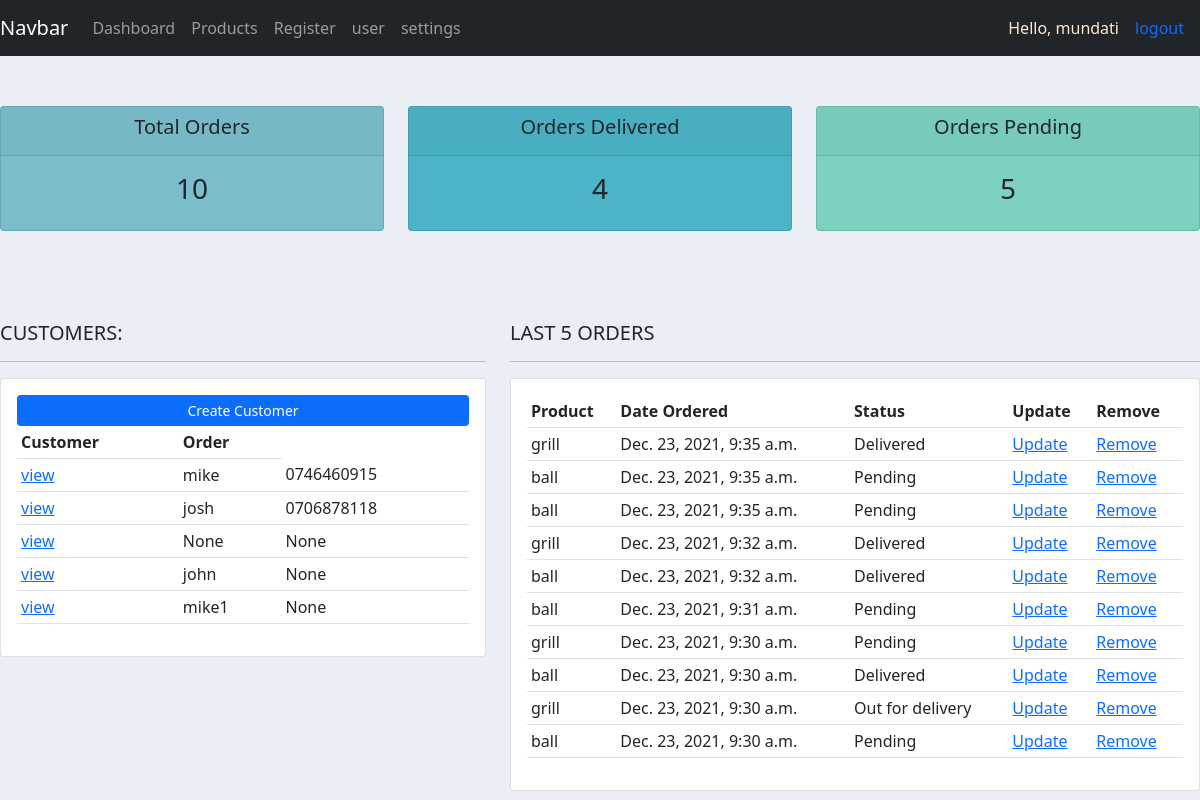
The app's page / (signed in) with its own data.
### accounts/models.py (models this page shows, shortened)
class Customer(models.Model):
    user = models.OneToOneField(User, null=True, on_delete=models.CASCADE)
    name = models.CharField(max_length=200, null=True)
    phone = models.CharField(max_length=200, null=True)
    email = models.CharField(max_length=200, null=True)
    date_created = models.DateTimeField(auto_now_add=True, null=True)
    image = models.ImageField(null=True,blank=True)

class Order(models.Model):
    STATUS = (
    		('Pending', 'Pending'),
    		('Out for delivery', 'Out for delivery'),
    		('Delivered', 'Delivered'),
    		)
    customer = models.ForeignKey(Customer, null=True, on_delete=models.SET_NULL)
    product = models.ForeignKey(Product, null=True, on_delete=models.SET_NULL)
    date_created = models.DateTimeField(auto_now_add=True, null=True)
    status = models.CharField(max_length=200, null=True, choices=STATUS)

class Product(models.Model):
    CATEGORY = (('Indoor', 'Indoor'),('Out Door', 'Out Door'),)
    name = models.CharField(max_length=200, null=True)
    price = models.FloatField(null=True)
    category = models.CharField(max_length=200, null=True, choices=CATEGORY)
    description = models.CharField(max_length=200, null=True)
    date_created = models.DateTimeField(auto_now_add=True, null=True)
    tag = models.ManyToManyField(Tag)
    def __str__(self):
        return self.name

### accounts/decorators.py (the view)
	def wrapper_function(request, *args, **kwargs):
		group = None
		if request.user.groups.exists():
			group = request.user.groups.all()[0].name
		if group == 'customer':
			return redirect("userpage")
		if group == 'admin':
			return view_func(request, *args, **kwargs)

### accounts/views.py (called while the page is built)
@login_required(login_url='login')
@admin_only
def home(request):
    orders = Order.objects.all().order_by('-date_created')
    customers = Customer.objects.all()
    total_customers = customers.count()
    total_orders = orders.count()
    delivered = orders.filter(status='Delivered').count
    pending  = orders.filter(status='Pending').count
    context = {'orders': orders, 'customers':customers, 'delivered':delivered, 'pending':pending , 'total_customers':total_customers, 'total_orders':total_orders }
    return render(request, 'accounts/dashboard.html', context)

### accounts/templates/accounts/dashboard.html
{% extends "accounts/base.html" %}
{% block content %}
{% include "accounts/stats.html" %}
<br>
<div class='row' style="margin-top: 50px;">
    <div class='col-md-5'>
        <h5>
            CUSTOMERS:
        </h5>
        <hr>
        <div class='card card-body'>
            <a class='btn btn-primary btn-sm btn-block' href=''>Create Customer</a>
            <table class='table table-sm'>
                <tr>
                    <th>Customer</th>
                    <th>Order</th>
                </tr>
                {% for customer in customers %}
                <tr>
                    <td><a href="{% url 'customer' customer.id %}">view</a></td>
                    <td>{{customer.name}}</td>
                    <td>{{customer.phone}}</td>
                </tr>
                {%endfor%}
            </table>
        </div>
    </div>
    <div class='col-md-7'>
        <h5>LAST 5 ORDERS</h5>
        <hr>
        <div class='card card-body'>
            <table class='table table-sm'>
                <tr>
                    <th>Product</th>
                    <th>Date Ordered</th>
                    <th>Status</th>
                    <th>Update</th>
                    <th>Remove</th>
                </tr>
                {% for order in orders %}
                <tr>
                    <td>{{order.product}}</td>
                   <td>{{order.date_created}}</td>
                   <td>{{order.status}}</td>
                   <td><a href="{% url 'update_order' order.id %}">Update</a></td>
                   <td><a href="{% url 'delete_order' order.id %}">Remove</a></td>
                </tr>
                {%endfor%}
            </table>
        </div>
    </div>
</div>
{%endblock%}

### accounts/templates/accounts/base.html (shortened to what this page needs)
<!DOCTYPE html>
<html lang="en">
<head>
    <link href="https://cdn.jsdelivr.net/npm/bootstrap@5.1.3/dist/css/bootstrap.min.css" rel="stylesheet">
</head>
<body>
    {% include "accounts/navbar.html" %}
    {% block content %}
    {%endblock%}
</body>
</html>

### accounts/templates/accounts/navbar.html (shortened to what this page needs)
<nav class="navbar navbar-expand-lg navbar-dark bg-dark">
    <a class="navbar-brand" href="#">Navbar</a>
    <div class="collapse navbar-collapse" id="navbarNav">
      <ul class="navbar-nav">
        <li class="nav-item active">
          <a class="nav-link" href="{% url 'home'%}">Dashboard </a>
        </li>
        <li class="nav-item">
          <a class="nav-link" href="{% url 'products'%}">Products</a>
        </li>
        <li class="nav-item">
          <a class="nav-link" href="{% url 'register'%}">Register</a>
        </li>
        <li class="nav-item">
          <a class="nav-link" href="{% url 'userpage'%}">user</a>
        </li>
        <li class="nav-item">
          <a class="nav-link" href="{% url 'account_settings'%}">settings</a>
        </li>
      </ul>
    </div>
    <span style="color: blanchedalmond;">Hello, {{request.user}}</span>
    <span><a class="nav-link" href="{% url 'logout'%}">logout</a>
    </span>
  </nav>

### accounts/templates/accounts/stats.html
<div class='row' style="margin-top: 50px;">
    <div class='col'>
        <div class='col-md'>
            <div class='card text-center text-whte mb-3' id='total-orders'>
                <div class='card-header'>
                    <h5>
                        Total Orders
                    </h5>
                </div>
                <div class='card-body'>
                    <h3 class='card-title'>{{total_orders}}</h3>
                </div>
            </div>
        </div>
    </div>
    <div class='col'>
        <div class='col-md'>
            <div class='card text-center text-whte mb-3' id='orders-delivered'>
                <div class='card-header'>
                    <h5>
                         Orders Delivered
                    </h5>
                </div>
                <div class='card-body'>
                    <h3 class='card-title'>{{delivered}}</h3>
                </div>
            </div>
        </div>
    </div>
    <div class='col'>
        <div class='col-md'>
            <div class='card text-center text-whte mb-3' id='orders-pending'>
                <div class='card-header'>
                    <h5>
                         Orders Pending
                    </h5>
                </div>
                <div class='card-body'>
                    <h3 class='card-title'>{{pending}}</h3>
                </div>
            </div>
        </div>
    </div>
</div>

### accounts/templates/accounts/base.html (style rules this page uses)
body { background-color: #ebeff5; }
#total-orders { background-color: #7abecc; }
#orders-delivered { background-color: #4cb4c7; }
#orders-pending { background-color: #7cd1c0; }

### records on screen
Customer: name "mike", phone "0746460915"
Customer: name "josh", phone "0706878118"
Customer: name "None", phone "None"
Customer: name "john", phone "None"
Customer: name "mike1", phone "None"
Order: product "grill", date_created "Dec. 23, 2021, 9:35 a.m.", status "Delivered"
Order: product "ball", date_created "Dec. 23, 2021, 9:35 a.m.", status "Pending"
Order: product "ball", date_created "Dec. 23, 2021, 9:35 a.m.", status "Pending"
Order: product "grill", date_created "Dec. 23, 2021, 9:32 a.m.", status "Delivered"
Order: product "ball", date_created "Dec. 23, 2021, 9:32 a.m.", status "Delivered"
Order: product "ball", date_created "Dec. 23, 2021, 9:31 a.m.", status "Pending"
Order: product "grill", date_created "Dec. 23, 2021, 9:30 a.m.", status "Pending"
Order: product "ball", date_created "Dec. 23, 2021, 9:30 a.m.", status "Delivered"
Order: product "grill", date_created "Dec. 23, 2021, 9:30 a.m.", status "Out for delivery"
Order: product "ball", date_created "Dec. 23, 2021, 9:30 a.m.", status "Pending"

### other values on screen
{{ request.user }} "mundati"
{{ total_orders }} "10"
{{ delivered }} "4"
{{ pending }} "5"
